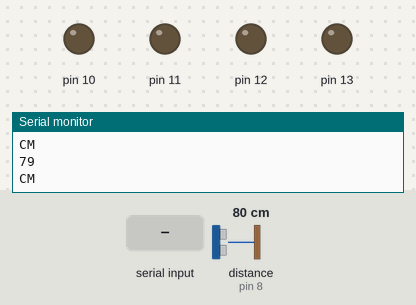
A sketch run on a simulated Arduino Uno, built with avr-gcc and run on an emulated ATmega328P. Shown: output pins drawn as LEDs (lit = HIGH), the last lines printed to the serial monitor. Wiring (inferred from the names in the program): ultrasonic range finder: trigger pin 9; echo pin 8. Inputs (shaded band) come from the test bench; at power-on: distance to the obstacle (sensor on pin 8) 80 cm. The echo pulse lasts 58.3 µs per cm; pins used as bus, display or sensor lines are not drawn.

Above: at 1.2 s.
1.3 s: "Forward" received over Serial
At 2.7 s:
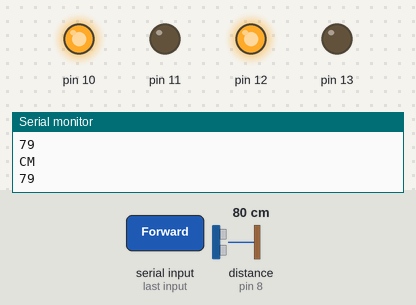
3.8 s: "Backward" received over Serial
At 5.9 s:
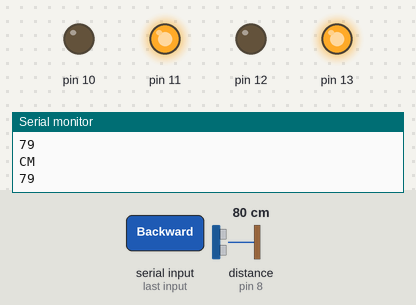
6.3 s: "Right" received over Serial
At 7.6 s:
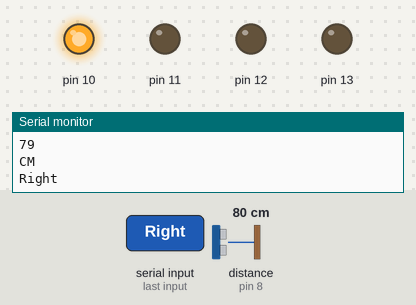
9.3 s: "Left" received over Serial
At 11.1 s:
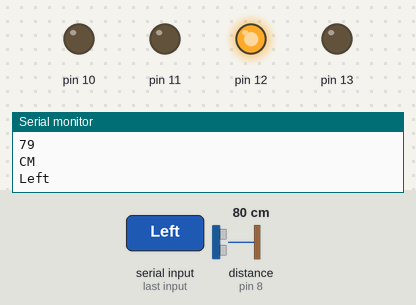
Timing chart, 0 to 12.8 s (numbered marks = the images above; inputs shaded):
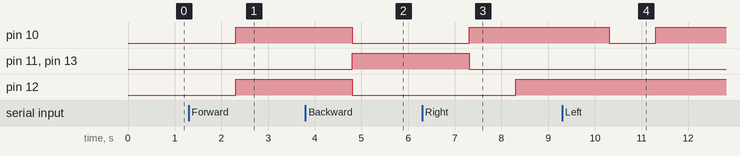

Measured:
- after the input at 1.3 s, pin 10, pin 12: LOW → HIGH after 1.0 s
- after the input at 3.8 s, pin 10, pin 12: HIGH → LOW after 1.0 s; pin 11, pin 13: LOW → HIGH after 1.0 s
- after the input at 6.3 s, pin 10: LOW → HIGH after 1.0 s; pin 11, pin 13: HIGH → LOW after 1.0 s; pin 12: LOW → HIGH after 2.0 s
- after the input at 9.3 s, pin 10: HIGH → LOW after 1.0 s, → HIGH 1.0 s later

The sketch:

sketch_may25a.ino
```cpp
char var;

int m11 = 10; //left forward
int m12 = 11; //left backwaed
int m21 = 12; //right forward
int m22 = 13; //right backward

int trig = 9;
int echo = 8;
void setup() {

  pinMode(trig,OUTPUT);
  pinMode(echo,INPUT);
  pinMode(10, OUTPUT);
  pinMode(11, OUTPUT);
  pinMode(12, OUTPUT);
  pinMode(13, OUTPUT);
  Serial.begin(9600);
}

void loop() {
  long duration, distance;
  digitalWrite(trig,HIGH);
  digitalWrite(trig,LOW);
  duration = pulseIn(echo,HIGH);
  distance = (duration/2)/29.1;
  Serial.println(distance);
  Serial.println("CM");

  if (Serial.available() > 0)
  {
    String var = Serial.readString();

    Serial.println(var);


    if (var == "Forward")
    {
      digitalWrite(10, HIGH);
      digitalWrite(12, HIGH);
      digitalWrite(11, LOW);
      digitalWrite(13, LOW);

      Serial.println("Forward");
    }
    if (var == "Backward")
    {
      digitalWrite(11, HIGH);
      digitalWrite(13, HIGH);
      digitalWrite(10, LOW);
      digitalWrite(12, LOW);

      Serial.println("Back");
    }
    if (var == "Right")
    {
      digitalWrite(10, HIGH);
      digitalWrite(11, LOW);
      digitalWrite(12, LOW);
      digitalWrite(13, LOW);
      delay(1000);
      digitalWrite(10, HIGH);
      digitalWrite(12, HIGH);
      digitalWrite(11, LOW);
      digitalWrite(13, LOW);


      Serial.println("Right");
    }
    if (var == "Left")
    {
      digitalWrite(12, HIGH);
      digitalWrite(10, LOW);
      digitalWrite(11, LOW);
      digitalWrite(13, LOW);
      delay(1000);
      digitalWrite(10, HIGH);
      digitalWrite(12, HIGH);
      digitalWrite(11, LOW);
      digitalWrite(13, LOW);


      Serial.println("Left");
    }
    if (var == "Stop")
    {
      digitalWrite(10, LOW);
      digitalWrite(11, LOW);
      digitalWrite(12, LOW);
      digitalWrite(13, LOW);
      Serial.println("Stop");
      }
    if ((distance<=20))
    {
      digitalWrite(10, HIGH);
      digitalWrite(11, LOW);
      digitalWrite(12, LOW);
      digitalWrite(13, LOW);
      delay(1000);
      digitalWrite(10, HIGH);
      digitalWrite(12, HIGH);
      digitalWrite(11, LOW);
      digitalWrite(13, LOW);

      }
  }
}
```
